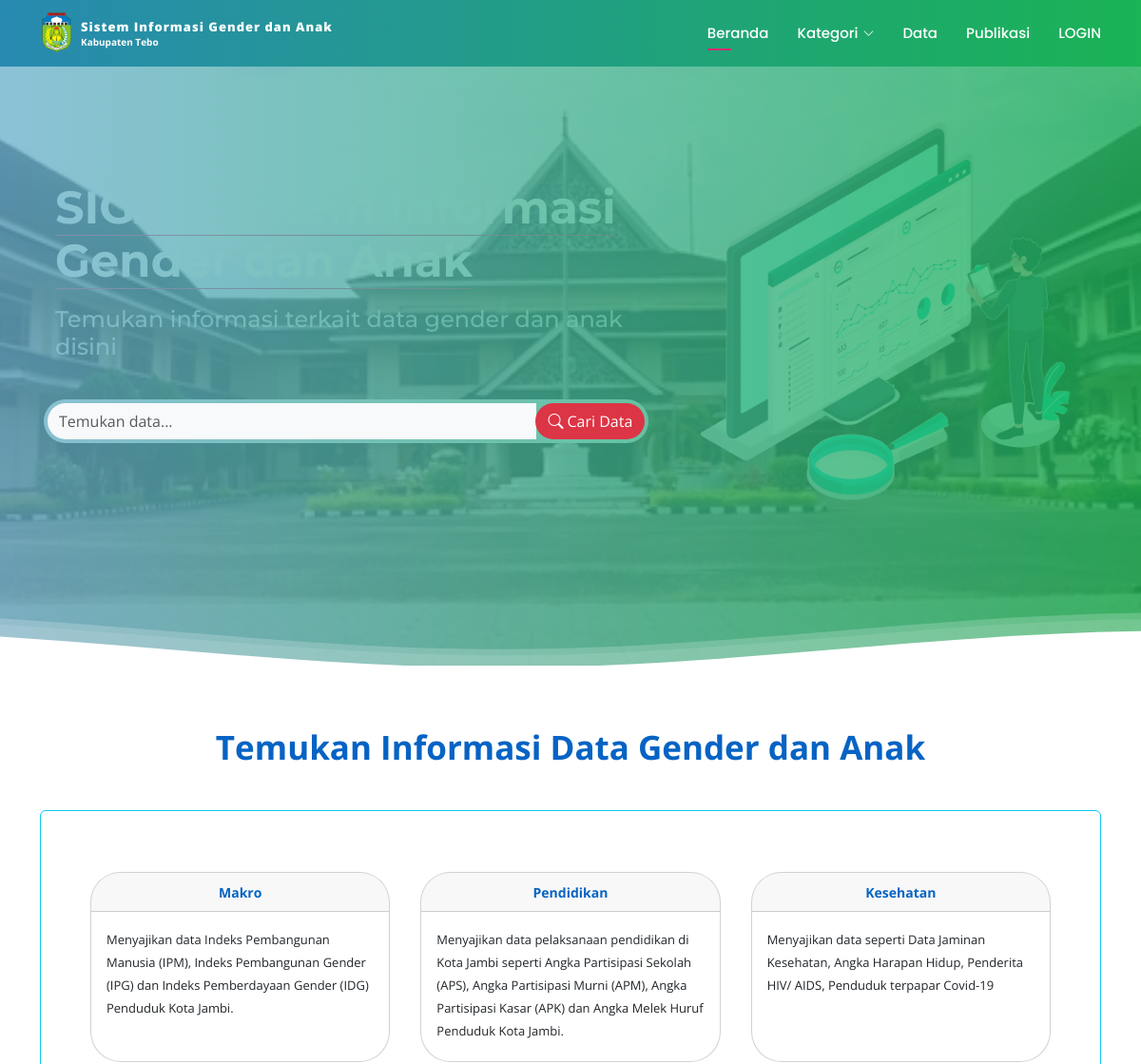
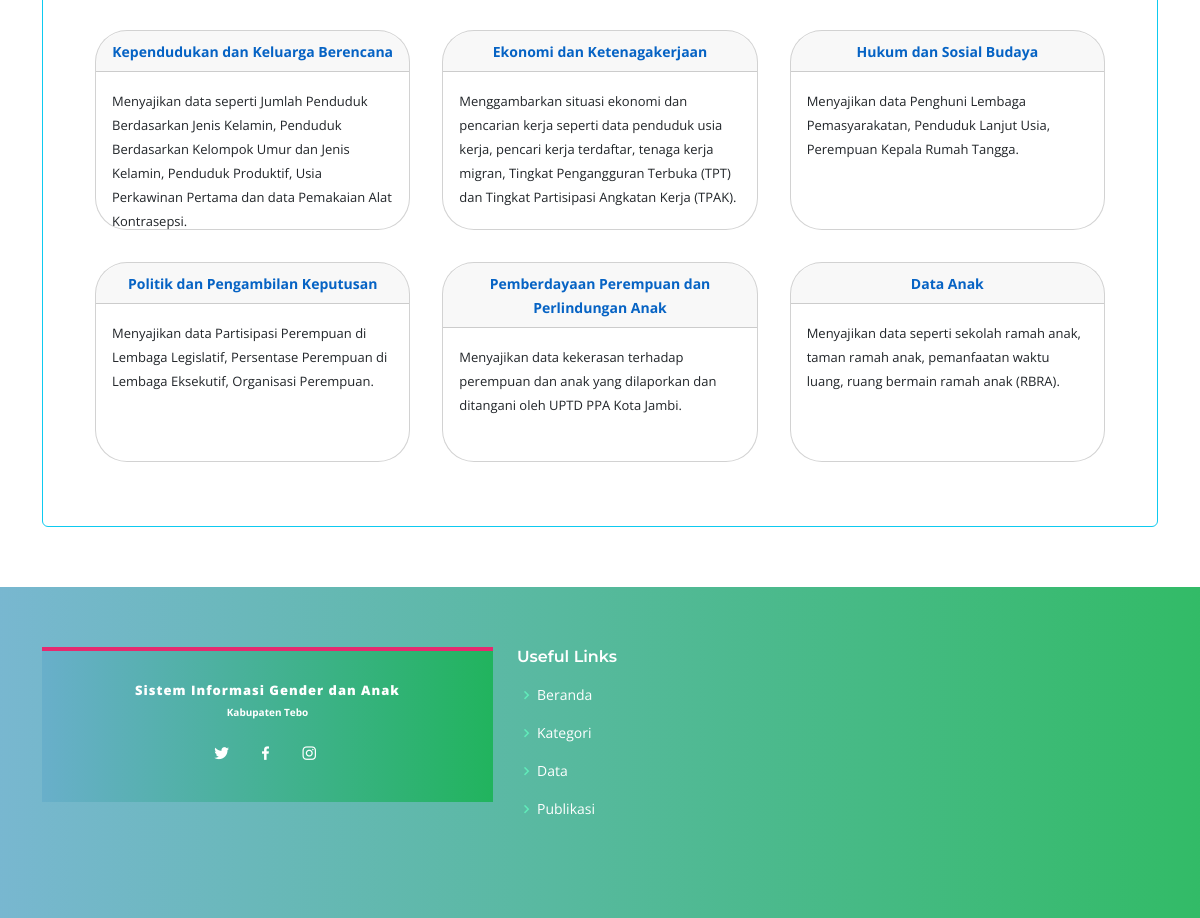
The page / on the database its author committed (2 pictures, top to bottom).
### tables this page shows
CREATE TABLE `tbl_kategoriData` (
  `idKategoriData` int(7) NOT NULL,
  `nama` varchar(100) NOT NULL,
  `Ket` text NOT NULL,
  `tgl` date NOT NULL
);

### application/controllers/Halaman_utama.php (called while the page is built, shortened)
<?php if (!defined('BASEPATH')) exit('No direct script access allowed');
class Halaman_utama extends CI_Controller
{
	function __construct()
	{
		$this->load->library('user_agent');
		$this->load->model('M_crud_kategoriData');
		$this->load->model('M_crud_JudulSiga');
	}
	function index()
	{
		$data['GetKategoriAll'] = $this->M_crud_kategoriData->GetKategoriAll();
		$this->load->view('lending/welcome', $data);
	}
}

### index.php (called while the page is built, shortened)
<?php
require_once BASEPATH.'core/CodeIgniter.php';

### application/models/M_crud_kategoriData.php (called while the page is built, shortened)
<?php if (!defined('BASEPATH')) exit('No direct script access allowed');
class M_crud_kategoriData extends CI_Model
{
    function GetKategoriAll()
    {
        $hsl = $this->db->query("SELECT `idKategoriData`, `nama`,`Ket`, `tgl` FROM `tbl_kategoriData`");
        return $hsl;
    }
}

### application/views/lending/welcome.php (the view, shortened to what this page needs)
<!DOCTYPE html>
<html lang="en">
<head>
    <?php $this->load->view('lending/tools/head'); ?>
</head>
<body>
    <?php $this->load->view('lending/tools/header'); ?>
    <?php $this->load->view('lending/tools/slider'); ?>
    <main id="main">
        <section id="Data" class="pricing">
            <div class="container">
                <div class="section-title" data-aos="fade-up">
                    <center>
                        <font style="font-size:35px; font-weight: bold; color:#0663C4;">
                            Temukan Informasi Data Gender dan Anak
                        </font>
                    </center>
                </div>
                <div class="card  p-5 border-info">
                    <div class="row row-cols-2 row-cols-md-3 " data-aos="fade-left">
                        <?php foreach ($GetKategoriAll->result() as $row) { ?>
                        <div class="col p-3">
                            <a href="Kategori/Detail/<?php echo $row->idKategoriData; ?>/<?php echo str_replace(' ', '-', $row->nama); ?>#Kategori"
                                class="text-decoration-none text-reset">
                                <div class="card h rounded-5 p-0" style="width:100%; height:200px;">
                                    <div class="card-header rounded-top-5">
                                        <center>
                                            <font style="font-size:14px; font-weight: bold; color:#0663C4;">
                                                <?php echo $row->nama ?>
                                            </font>
                                        </center>
                                    </div>
                                    <div class="card-body">
                                        <font style="font-size:13px; text-align: justify;">
                                            <?php echo $row->Ket ?>
                                        </font>
                                    </div>
                                </div>
                            </a>
                        </div>
                        <?php } ?>
                    </div>
                </div>
            </div>
        </section>
    </main>
    <?php $this->load->view('lending/tools/footer'); ?>
</body>
</html>

### application/views/lending/tools/head.php (shortened to what this page needs)
<link href="tmpDepan/Bootslander/assets/vendor/aos/aos.css" rel="stylesheet">
<link href="tmpDepan/Bootslander/assets/vendor/bootstrap/css/bootstrap.min.css" rel="stylesheet">
<link href="tmpDepan/Bootslander/assets/vendor/bootstrap-icons/bootstrap-icons.css" rel="stylesheet">
<link href="tmpDepan/Bootslander/assets/vendor/boxicons/css/boxicons.min.css" rel="stylesheet">
<link href="tmpDepan/Bootslander/assets/vendor/glightbox/css/glightbox.min.css" rel="stylesheet">
<link href="tmpDepan/Bootslander/assets/vendor/remixicon/remixicon.css" rel="stylesheet">
<link href="tmpDepan/Bootslander/assets/vendor/swiper/swiper-bundle.min.css" rel="stylesheet">
<link href="tmpDepan/Bootslander/assets/css/style.css" rel="stylesheet">
<link rel="stylesheet" href="tmpDepan/leaflet/leaflet.css" />

### application/views/lending/tools/header.php (shortened to what this page needs)
<header id="header" class="fixed-top d-flex align-items-center">
    <div class="container d-flex align-items-center justify-content-between">
        <div class="d-flex align-items-center">
            <img img-res="" src="img/LOGO/logo.png" class="img-fluid" style=" width: 35px; height:auto;">
            <div class="lh-1 ps-2">
                <div class="text-white fw-bold fw-semibold pb-1 ls-1" style="font-size:13px; letter-spacing: 1px; ">
                    <strong>Sistem Informasi Gender dan Anak</strong>
                </div>
                <div class="fs-8 text-white ls-1" style="font-size:10px;">
                    <strong>Kabupaten Tebo</strong>
                </div>
            </div>
        </div>
        <nav id="navbar" class="navbar ">
            <ul>
                <li><a class="nav-link scrollto active " href="">Beranda</a></li>
                <li class="dropdown"><a href="#"><span>Kategori</span> <i class="bi bi-chevron-down"></i></a>
                </li>
                <li><a class="nav-link scrollto" href="DataAll#dataall">Data</a></li>
                <li><a class="nav-link scrollto" href="Publikasi#publikasi">Publikasi</a></li>
                <li><a class="nav-link scrollto btn-danger" href="login_akses">LOGIN</a></li>
            </ul>
        </nav>
    </div>
</header>

### application/views/lending/tools/slider.php (shortened to what this page needs)
<section id="hero" style="
background: url('img/Kutama/bg/p1180847.webp');
background-size: 100% auto;
position: relative;
padding: 100px 0 0 0;
background-repeat: no-repeat;
position: relative;
background-position: center;
background-size: cover;
">
    <div class="container p-3">
        <div class="row justify-content-between">
            <div class="col-lg-7 pt-1 pt-lg-0 order-2 order-lg-1 d-flex align-items-center">
                <div data-aos="zoom-out">
                    <div class="container">
                        <h1>
                            <span>SIGA - Sistem Informasi Gender dan Anak</span>
                        </h1>
                        <h2>
                            Temukan informasi terkait data gender dan anak disini
                        </h2>
                    </div>
                    <div class="row">
                        <div class="col-12">
                            <form action="" method="get">
                                <div class=" bg-light rounded rounded-pill shadow-sm mb-4">
                                    <div class="input-group p-1">
                                        <input type="search" name="judul" id="isiCari" placeholder="Temukan data..." aria-describedby="button-addon1" class="form-control border-0 bg-light rounded-start-5">
                                        <div class="input-group-append">
                                            <button type="button" class="btn bg-danger text-white rounded-5" id="myModal" onclick="showModal();">
                                                <i class="bi bi-search"></i>
                                                Cari Data
                                            </button>
                                        </div>
                                    </div>
                                </div>
                            </form>
                        </div>
                    </div>
                </div>
            </div>
            <div class="col-lg-5 order-1 order-lg-2 hero-img " data-aos="zoom-out" data-aos-delay="300">
                <img src="img/Kutama/depan/data4.png" class="img-fluid animated" alt="" style="">
            </div>
        </div>
    </div>
</section>

### application/views/lending/tools/footer.php (shortened to what this page needs)
<footer id="footer">
    <div class="footer-top">
        <div class="container">
            <div class="row">
                <div class="col-lg-5 col-md-6">
                    <div class="footer-info">
                        <center>
                            <div class="text-white fw-bold fw-semibold pb-1 ls-1"
                                style="font-size:13px; letter-spacing: 1px; ">
                                <strong>Sistem Informasi Gender dan Anak</strong>
                            </div>
                            <div class="fs-8 text-white ls-1" style="font-size:10px;">
                                <strong>Kabupaten Tebo</strong>
                            </div>
                        </center>
                        <div class="social-links mt-3">
                            <a href="#" class="twitter"><i class="bx bxl-twitter"></i></a>
                            <a href="#" class="facebook"><i class="bx bxl-facebook"></i></a>
                            <a href="#" class="instagram"><i class="bx bxl-instagram"></i></a>
                        </div>
                    </div>
                </div>
                <div class="col-lg-3 col-md-6 footer-links">
                    <h4>Useful Links</h4>
                    <ul>
                        <li><i class="bx bx-chevron-right"></i> <a href="#TimKami">Beranda</a></li>
                        <li><i class="bx bx-chevron-right"></i> <a href="#TimSembari">Kategori</a></li>
                        <li><i class="bx bx-chevron-right"></i> <a href="#MitraSembari">Data</a></li>
                        <li><i class="bx bx-chevron-right"></i> <a href="#contact">Publikasi</a></li>
                    </ul>
                </div>
                <div class="col-lg-4 col-md-6 footer-newsletter">
                    <iframe class="rounded-4"
                        src="https://www.google.com/maps/embed?pb=!1m14!1m8!1m3!1d15954.04733117689!2d102.3583196!3d-1.4663092!3m2!1i1024!2i768!4f13.1!3m3!1m2!1s0x2e2ebe129996dbbf%3A0x2c56262bebf8acce!2sKantor%20Bupati%20Kabupaten%20Tebo!5e0!3m2!1sid!2sid!4v1716037545843!5m2!1sid!2sid"
                        width="100%" height="100%" style="border:0;" allowfullscreen="" loading="lazy"
></iframe>
                </div>
            </div>
        </div>
    </div>
</footer>

### tmpDepan/Bootslander/assets/css/style.css (style rules this page uses)
body { font-family: "Open Sans", sans-serif; color: #444444; }
a { color: #E52A6F; text-decoration: none; }
h1, h2, h3, h4, h5, h6 { font-family: "Montserrat", sans-serif; }
#header { height: 70px; transition: all 0.5s; z-index: 997; transition: all 0.5s; background: linear-gradient(90deg, #288ab1, #1ab355); }
#hero:before { content: ""; background: linear-gradient(90deg, #67aecac1, #1ab355c7); position: absolute; bottom: 0; top: 0; left: 0; right: 0; }
#hero h1 { margin: 0 0 20px 0; font-size: 48px; font-weight: 700; line-height: 56px; color: rgba(255, 255, 255, 0.8); }
#hero h1 span { color: #fff; border-bottom: 1px solid #E52A6F; }
#hero h2 { color: rgba(255, 255, 255, 0.8); margin-bottom: 40px; font-size: 24px; }
#hero .animated { animation: up-down 2s ease-in-out infinite alternate-reverse both; }
@media (min-width: 1024px) { #hero { background-attachment: fixed; } }
.navbar { padding: 0; }
.navbar ul { margin: 0; padding: 0; display: flex; list-style: none; align-items: center; }
.navbar li { position: relative; }
.navbar a, .navbar a:focus { display: flex; align-items: center; justify-content: space-between; padding: 10px 0 10px 30px; font-size: 15px; font-weight: 500; font-family: "Poppins", sans-serif; color: #fff; white-space: nowrap; transition: 0.3s; }
.navbar a i, .navbar a:focus i { font-size: 12px; line-height: 0; margin-left: 5px; }
.navbar>ul>li>a:before { content: ""; position: absolute; width: 0; height: 2px; bottom: 3px; left: 30px; background-color: #E52A6F; visibility: hidden; width: 0px; transition: all 0.3s ease-in-out 0s; }
.navbar a:hover:before, .navbar li:hover>a:before, .navbar .active:before { visibility: visible; width: 25px; }
.navbar a:hover, .navbar .active, .navbar .active:focus, .navbar li:hover>a { color: #ffffff; }
.hero-waves { display: block; margin-top: 60px; width: 100%; height: 60px; z-index: 5; position: relative; }
section { padding: 60px 0; overflow: hidden; }
.section-title { padding-bottom: 40px; }
#footer { background: linear-gradient(90deg, #67aecae2, #1ab355e4); padding: 0 0 30px 0; color: #fff; font-size: 14px; }
#footer .footer-top { padding: 60px 0 30px 0; }
#footer .footer-top .footer-info { margin-bottom: 15px; background: linear-gradient(90deg, #67aecae2, #1ab355e4); color: #fff; border-top: 4px solid #E52A6F; text-align: center; padding: 30px 20px; }
#footer .footer-top .social-links a { font-size: 18px; display: inline-block; color: #fff; line-height: 1; padding: 8px 0; margin-right: 4px; border-radius: 50%; text-align: center; width: 36px; height: 36px; transition: 0.3s; }
#footer .footer-top h4 { font-size: 16px; font-weight: 600; color: #fff; position: relative; padding-bottom: 12px; }
#footer .footer-top .footer-links { margin-bottom: 30px; }
#footer .footer-top .footer-links ul { list-style: none; padding: 0; margin: 0; }
#footer .footer-top .footer-links ul i { padding-right: 2px; color: #61ebba; font-size: 18px; line-height: 1; }
#footer .footer-top .footer-links ul li { padding: 10px 0; display: flex; align-items: center; }
#footer .footer-top .footer-links ul li:first-child { padding-top: 0; }
#footer .footer-top .footer-links ul a { color: #fff; transition: 0.3s; display: inline-block; line-height: 1; }

### application/views/lending/welcome.php (style rules this page uses)
.h { transition: box-shadow 0.3s ease; }

### rows shown on the page
tbl_kategoridata: nama "Makro", Ket "Menyajikan data Indeks Pembangunan Manusia (IPM), Indeks Pembangunan Gender (IPG) dan Indeks Pemberdayaan Gender (IDG) Penduduk Kota Jambi."
tbl_kategoridata: nama "Pendidikan", Ket "Menyajikan data pelaksanaan pendidikan di Kota Jambi seperti Angka Partisipasi Sekolah (APS), Angka Partisipasi Murni (APM), Angka Partisipasi Kasar (APK) dan Angka Melek Huruf Penduduk Kota Jambi."
tbl_kategoridata: nama "Kesehatan", Ket "Menyajikan data seperti Data Jaminan Kesehatan, Angka Harapan Hidup, Penderita HIV/ AIDS, Penduduk terpapar Covid-19"
tbl_kategoridata: nama "Kependudukan dan Keluarga Berencana", Ket "Menyajikan data seperti Jumlah Penduduk Berdasarkan Jenis Kelamin, Penduduk Berdasarkan Kelompok Umur dan Jenis Kelamin, Penduduk Produktif, Usia Perkawinan Pertama dan data Pemakaian Alat Kontrasepsi."
tbl_kategoridata: nama "Ekonomi dan Ketenagakerjaan", Ket "Menggambarkan situasi ekonomi dan pencarian kerja seperti data penduduk usia kerja, pencari kerja terdaftar, tenaga kerja migran, Tingkat Pengangguran Terbuka (TPT) dan Tingkat Partisipasi Angkatan Kerja (TPAK)."
tbl_kategoridata: nama "Hukum dan Sosial Budaya", Ket "Menyajikan data Penghuni Lembaga Pemasyarakatan, Penduduk Lanjut Usia, Perempuan Kepala Rumah Tangga."
tbl_kategoridata: nama "Politik dan Pengambilan Keputusan", Ket "Menyajikan data Partisipasi Perempuan di Lembaga Legislatif, Persentase Perempuan di Lembaga Eksekutif, Organisasi Perempuan."
tbl_kategoridata: nama "Pemberdayaan Perempuan dan Perlindungan Anak", Ket "Menyajikan data kekerasan terhadap perempuan dan anak yang dilaporkan dan ditangani oleh UPTD PPA Kota Jambi."
tbl_kategoridata: nama "Data Anak", Ket "Menyajikan data seperti sekolah ramah anak, taman ramah anak, pemanfaatan waktu luang, ruang bermain ramah anak (RBRA)."
